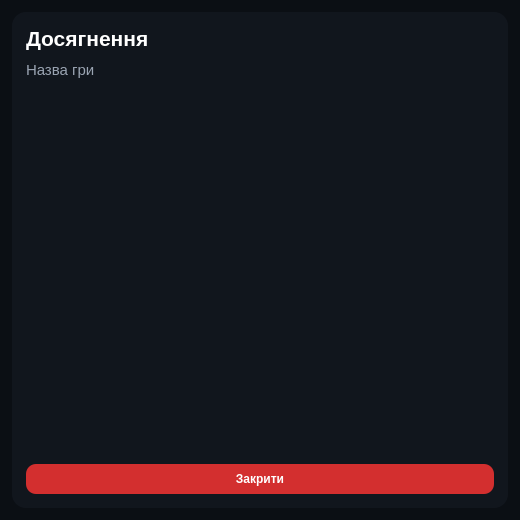
<?xml version="1.0" encoding="UTF-8"?>
<ui version="4.0">
 <class>AchievementsDialog</class>
 <widget class="QDialog" name="AchievementsDialog">
  <property name="geometry">
   <rect>
    <x>0</x>
    <y>0</y>
    <width>520</width>
    <height>520</height>
   </rect>
  </property>
  <property name="windowTitle">
   <string>Досягнення</string>
  </property>
  <property name="styleSheet">
   <string notr="true">QDialog, QWidget {
    background-color: #0b0f14;
    color: #e6e6e6;
    font-family: &quot;Segoe UI&quot;;
}

QFrame#mainFrame {
    background-color: #11161d;
    border-radius: 14px;
}

QLabel {
    background: transparent;
    border: none;
}

QLabel#titleLabel {
    font-size: 16pt;
    font-weight: bold;
    color: white;
}

QLabel#gameTitleLabel {
    font-size: 11pt;
    color: #9aa4b2;
}

QListWidget {
    border: none;
    background: transparent;
    outline: none;
}

QListWidget::item {
    background-color: #141a22;
    border: 1px solid transparent;
    border-radius: 10px;
    padding: 12px;
    margin: 0px 8px 8px 0px;
    color: #e6e6e6;
}

QListWidget::item:selected {
    background-color: #141a22;
    border: 1px solid #ff3d3d;
}

QPushButton {
    background-color: #1c222b;
    border: none;
    border-radius: 10px;
    padding: 8px 12px;
    color: white;
}

QPushButton:hover {
    background-color: #2a313d;
}

QPushButton#closeButton {
    background-color: #d32f2f;
    font-weight: bold;
}

QPushButton#closeButton:hover {
    background-color: #ff3d3d;
}

QScrollBar:vertical {
    background: transparent;
    width: 6px;
    margin: 8px 2px 8px 0px;
    border-radius: 3px;
}

QScrollBar::handle:vertical {
    background: #2a313d;
    border-radius: 3px;
    min-height: 30px;
}

QScrollBar::handle:vertical:hover {
    background: #3a4352;
}

QScrollBar::add-line:vertical,
QScrollBar::sub-line:vertical {
    height: 0px;
}

QScrollBar::add-page:vertical,
QScrollBar::sub-page:vertical {
    background: transparent;
}</string>
  </property>
  <layout class="QVBoxLayout" name="verticalLayout">
   <property name="leftMargin">
    <number>12</number>
   </property>
   <property name="topMargin">
    <number>12</number>
   </property>
   <property name="rightMargin">
    <number>12</number>
   </property>
   <property name="bottomMargin">
    <number>12</number>
   </property>
   <item>
    <widget class="QFrame" name="mainFrame">
     <layout class="QVBoxLayout" name="verticalLayout_2">
      <property name="spacing">
       <number>10</number>
      </property>
      <property name="leftMargin">
       <number>14</number>
      </property>
      <property name="topMargin">
       <number>14</number>
      </property>
      <property name="rightMargin">
       <number>14</number>
      </property>
      <property name="bottomMargin">
       <number>14</number>
      </property>
      <item>
       <widget class="QLabel" name="titleLabel">
        <property name="text">
         <string>Досягнення</string>
        </property>
       </widget>
      </item>
      <item>
       <widget class="QLabel" name="gameTitleLabel">
        <property name="text">
         <string>Назва гри</string>
        </property>
       </widget>
      </item>
      <item>
       <widget class="QListWidget" name="achievementsList"/>
      </item>
      <item>
       <widget class="QPushButton" name="closeButton">
        <property name="text">
         <string>Закрити</string>
        </property>
       </widget>
      </item>
     </layout>
    </widget>
   </item>
  </layout>
 </widget>
 <resources/>
 <connections/>
</ui>
